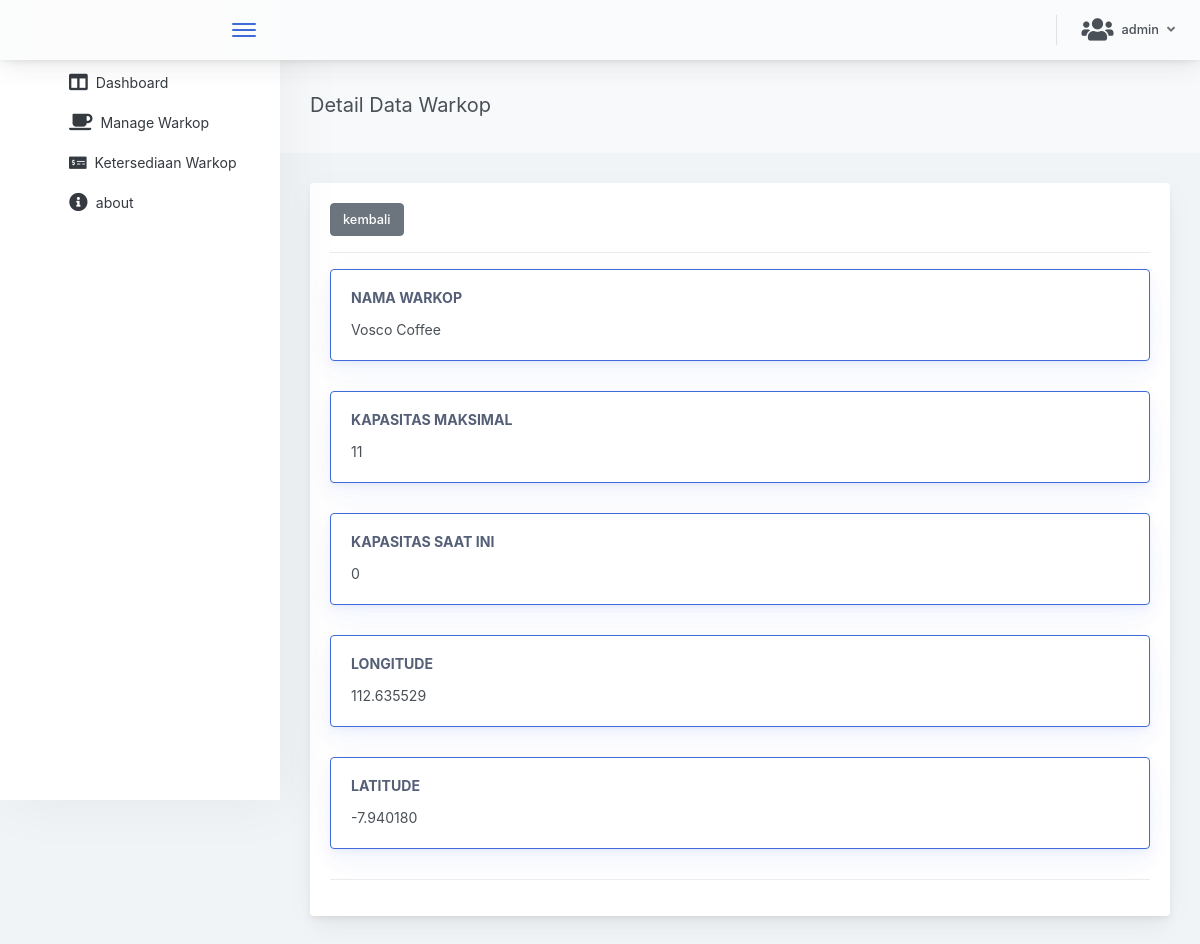
/admin/detail.php?id=17 (signed in), run on the app's committed database.
### tables this page shows
CREATE TABLE `data_location` (
  `id` int(11) NOT NULL,
  `nama` varchar(255) NOT NULL,
  `max_cap` int(100) NOT NULL,
  `curr_cap` int(100) NOT NULL DEFAULT '0',
  `lat` float(10,6) NOT NULL,
  `lon` float(10,6) NOT NULL,
  `last_update` datetime NOT NULL DEFAULT CURRENT_TIMESTAMP
);

### admin/detail.php (the view, shortened to what this page needs)
<html lang="en">
<head>
    <link rel="stylesheet" href="https://use.fontawesome.com/releases/v5.3.1/css/all.css">
    <link href="css/main.87c0748b313a1dda75f5.css" rel="stylesheet">
    <link rel="stylesheet" href="css/animate.min.css">
</head>
<body>
    <div class="app-container app-theme-white body-tabs-shadow fixed-header fixed-sidebar">
        <div class="app-header header-shadow">
            <div class="app-header__logo">
                <div class="app-header__logo scrollbar-container ps">
                </div>
                <div class="header__pane ml-auto">
                    <div>
                        <button type="button" class="hamburger close-sidebar-btn hamburger--elastic" data-class="closed-sidebar">
                            <span class="hamburger-box">
                                <span class="hamburger-inner"></span>
                            </span>
                        </button>
                    </div>
                </div>
            </div>
            <div class="app-header__content">
                <div class="app-header-right">
                    <div class="header-btn-lg pr-0">
                        <div class="widget-content p-0">
                            <div class="widget-content-wrapper">
                                <div class="widget-content-left">
                                    <div class="btn-group">
                                        <a data-toggle="dropdown" aria-haspopup="true" aria-expanded="false" class="p-0 btn">
                                            <div class="d-flex justify-content-center align-items-center">
                                                <i class="fas fa-users fa-2x mr-2"></i>
                                                <?= $_SESSION['username'] ?>
                                                <i class="fa fa-angle-down ml-2 opacity-8"></i>
                                            </div>
                                        </a>
                                    </div>
                                </div>
                            </div>
                        </div>
                    </div>
                </div>
            </div>
        </div>
        <div class="app-main">
            <div class="app-sidebar sidebar-shadow">
                <div class="scrollbar-sidebar">
                    <div class="app-sidebar__inner">
                        <ul class="vertical-nav-menu">
                            <li>
                                <a href="dashboard.php">
                                    <i class="fas fa-columns fa-lg mr-2"></i>Dashboard
                                </a>
                            </li>
                            <li>
                                <a href="daftarwarkop.php">
                                    <i class="fas fa-coffee fa-lg mr-2"></i>Manage Warkop
                                </a>
                            </li>
                            <li>
                                <a href="ketersediaan.php">
                                    <i class="fas fa-money-check-alt mr-2"></i>Ketersediaan Warkop
                                </a>
                            </li>
                            <li>
                                <a href="about.php">
                                    <i class="fas fa-info-circle fa-lg mr-2"></i>about
                                </a>
                            </li>
                        </ul>
                    </div>
                </div>
            </div>
            <div class="app-main__outer">
                <div class="animated slideInLeft">
                    <div class="app-main__inner">
                        <div class="app-page-title">
                            <div class="page-title-wrapper">
                                <div class="page-title-heading">
                                    <div>Detail Data Warkop
                                        <div class="page-title-subheading">
                                        </div>
                                    </div>
                                </div>
                            </div>
                        </div>
                        <div class="main-card mb-3 card">
                            <div class="card-body">
                                <button onclick="kembali()" class="btn btn-secondary">kembali</button>
                                <div class="divider"></div>
                                <?php
                                include 'koneksi.php';
                                $id = $_GET['id'];
                                $sql = "SELECT * FROM data_location where id = $id";
                                $hasil = $koneksi->query($sql);
                                while ($warkop = $hasil->fetch_assoc()) { ?>
                                    <div class="card-shadow-primary border mb-3 card card-body border-primary">
                                        <h5 class="card-title">Nama warkop</h5>
                                        <?= $warkop['nama'] ?>
                                    </div>
                                    <div class="card-shadow-primary border mb-3 card card-body border-primary">
                                        <h5 class="card-title">Kapasitas Maksimal</h5>
                                        <?= $warkop['max_cap'] ?>
                                    </div>
                                    <div class="card-shadow-primary border mb-3 card card-body border-primary">
                                        <h5 class="card-title">Kapasitas Saat Ini</h5>
                                        <?= $warkop['curr_cap'] ?>
                                    </div>
                                    <div class="card-shadow-primary border mb-3 card card-body border-primary">
                                        <h5 class="card-title">Longitude</h5>
                                        <?= $warkop['lon'] ?>
                                    </div>
                                    <div class="card-shadow-primary border mb-3 card card-body border-primary">
                                        <h5 class="card-title">Latitude</h5>
                                        <?= $warkop['lat'] ?>
                                    </div>
                                <?php } ?>
                                <div class="divider"></div>
                            </div>
                        </div>
                    </div>
                </div>
            </div>
            <link rel="stylesheet" href="https://cdn.datatables.net/responsive/2.2.2/js/responsive.bootstrap4.js">
</body>
</html>

### data on the page
data_location: nama "Vosco Coffee", max_cap "11", curr_cap "0", lon "112.635529", lat "-7.940180"

### other printed values
$_SESSION['username'] "admin"
